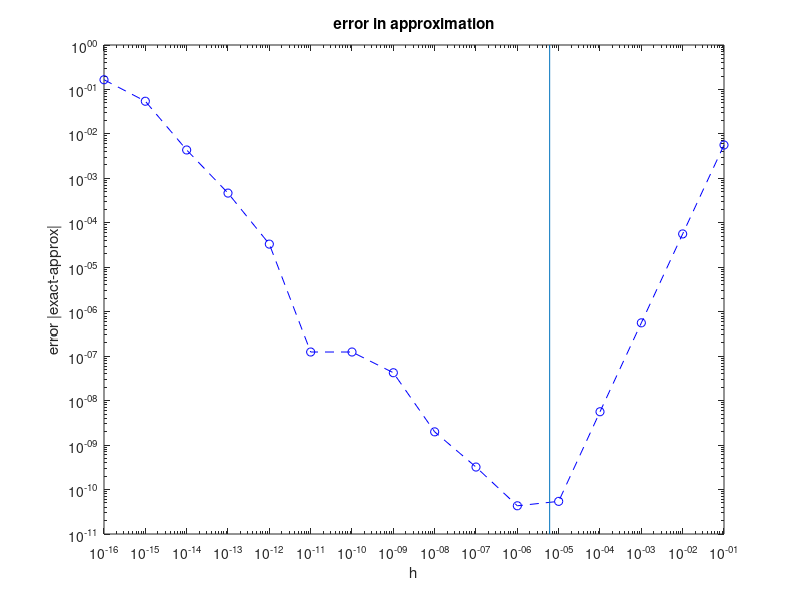

Write the MATLAB code that produced this figure.
%% Homework 3
%   Juan A. Ormaza
%   September 13, 2021
%   CS375
%
clear all; clc; format long e; close all;

%% Problem 1

central_difference=@(h) (exp(1.5*h)-exp(1.5*-h))./(2*h);

exact_solution = 1.5*exp(1.5*0);

error=@(exact,approx) abs(exact-approx);

h=logspace(-1,-16,16);

approx_array=central_difference(h);

error_array=error(exact_solution,approx_array);

figure(1)
loglog(h,error_array,'b--o');
hold on
line([power(eps,1/3) power(eps,1/3)],[get(gca,'ylim')]);
title('error in approximation')
xlabel('h');
ylabel('error |exact-approx|')

fprintf('Looking at the graph, we can say that result from problem 1d agrees with the graph\n')
fprintf('this is because the calculation yields an error of C*machine_epsilon^1/3 and the\n')
fprintf('lowest point of the graph is found at that value\n')


%% Problem 3

alpha = 8;

A=[1 5 -3;4 -1 9;7 -2 alpha];
B=[1;2;3];

%% Problem 3.A

%i
x=A\B

%ii
determinant=det(A)

%iii
rank_of_matrix=rank(A)

%% Problem 3.B

alpha = 16;

A=[1 5 -3;4 -1 9;7 -2 alpha];

%i
x=A\B

%ii
determinant=det(A)

%iii
rank_of_matrix=rank(A)

%% problem 3.b.4

%%% problem iv  
% Notice that for problem 3.B.iii answer, we find that the rank is 2.
% This means that the number of independent columns or rows in the matrix
% is 2. This means, one column is most likely a linear combination of the
% 2 independent columns. We find that indeed, that is the case. Column
% three is a linear combination of 1 and 2. To prove this we calculate
% alpha and beta (see written solution) to calculate the value of these
% coefficients.

%%%
% $\alpha*(x1,x2,x3)+\beta*(y1,y2,y3) = (z1,z2,z3)$ 

%%% note
% Notice, MatLab also has trouble find the determinant of
% the matrix because a singular matrix has no determinant.

%iv


alpha=2;
beta=-1;

column1 = [1;4;7];
column2 = [5;-1;-2];
fprintf('the result of adding the first and second column with coefficients 2 an -1 is:')
column3= alpha*column1 + beta*column2
fprintf('the third row of the matrix is:')
A(:,3)
fprintf('therefore, the third column is dependent on the 1st and the 2nd')










